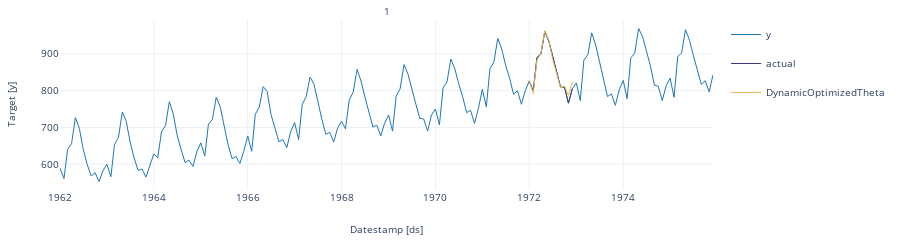
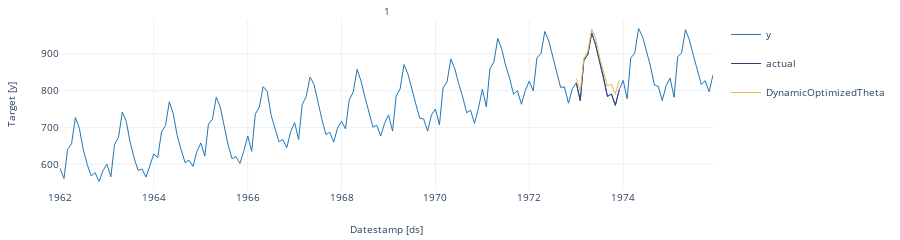
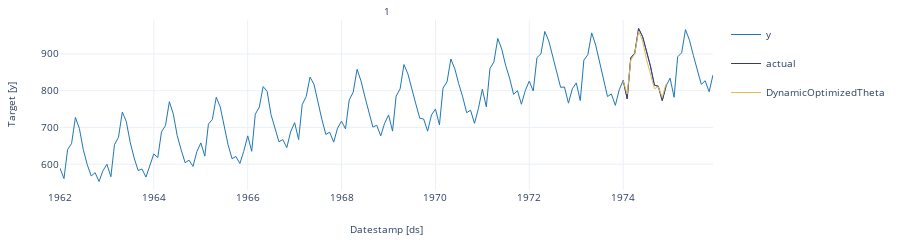

The code cell stored with these charts, in order, in its notebook:
### Markdown cell above
We’ll now plot the forecast for each cutoff period. To make the plots clearer, we’ll rename the actual values in each period.

### Code cell
crossvalidation_df.rename(columns = {'y' : 'actual'}, inplace = True) # rename actual values 

cutoff = crossvalidation_df['cutoff'].unique()

for k in range(len(cutoff)): 
    cv = crossvalidation_df[crossvalidation_df['cutoff'] == cutoff[k]]
    StatsForecast.plot(df, cv.loc[:, cv.columns != 'cutoff'])

### Figure 1 — Plotly figure (JSON) as saved in the notebook; plotly's stock layout.template omitted (floating-point values rounded to 4 significant figures; data arrays with more than 128 entries replaced by an {"elided": "..."} marker saying what was removed)
{"data": [{"legendgroup": "y", "line": {"color": "#1f77b4", "width": 1}, "mode": "lines", "name": "y", "showlegend": true, "type": "scatter", "x": {"elided": "168 str values"}, "xaxis": "x", "y": {"elided": "168 int values"}, "yaxis": "y"}, {"legendgroup": "actual", "line": {"color": "#393b79", "width": 1}, "mode": "lines", "name": "actual", "showlegend": true, "type": "scatter", "x": ["1972-01-01T00:00:00", "1972-02-01T00:00:00", "1972-03-01T00:00:00", "1972-04-01T00:00:00", "1972-05-01T00:00:00", "1972-06-01T00:00:00", "1972-07-01T00:00:00", "1972-08-01T00:00:00", "1972-09-01T00:00:00", "1972-10-01T00:00:00", "1972-11-01T00:00:00", "1972-12-01T00:00:00"], "xaxis": "x", "y": [826, 799, 890, 900, 961, 935, 894, 855, 809, 810, 766, 805], "yaxis": "y"}, {"legendgroup": "DynamicOptimizedTheta", "line": {"color": "#e7ba52", "width": 1}, "mode": "lines", "name": "DynamicOptimizedTheta", "showlegend": true, "type": "scatter", "x": ["1972-01-01T00:00:00", "1972-02-01T00:00:00", "1972-03-01T00:00:00", "1972-04-01T00:00:00", "1972-05-01T00:00:00", "1972-06-01T00:00:00", "1972-07-01T00:00:00", "1972-08-01T00:00:00", "1972-09-01T00:00:00", "1972-10-01T00:00:00", "1972-11-01T00:00:00", "1972-12-01T00:00:00"], "xaxis": "x", "y": [828.7, 792.4, 883.1, 901.5, 963.3, 937.4, 885.9, 844.7, 807.4, 812.6, 787.1, 824.1], "yaxis": "y"}], "layout": {"annotations": [{"font": {"size": 10}, "showarrow": false, "text": "1", "x": 0.5, "xanchor": "center", "xref": "paper", "y": 1, "yanchor": "bottom", "yref": "paper"}, {"font": {"size": 10}, "showarrow": false, "text": "Datestamp [ds]", "x": 0.5, "xanchor": "center", "xref": "paper", "y": 0, "yanchor": "top", "yref": "paper", "yshift": -30}, {"font": {"size": 10}, "showarrow": false, "text": "Target [y]", "textangle": -90, "x": 0, "xanchor": "right", "xref": "paper", "xshift": -40, "y": 0.5, "yanchor": "middle", "yref": "paper"}], "autosize": true, "font": {"size": 10}, "height": 150, "margin": {"b": 50, "l": 60, "r": 10, "t": 20}, "xaxis": {"anchor": "y", "domain": [0, 1], "showticklabels": true, "visible": true}, "yaxis": {"anchor": "x", "domain": [0, 1]}}}

### Figure 2 — Plotly figure (JSON) as saved in the notebook; plotly's stock layout.template omitted (floating-point values rounded to 4 significant figures; data arrays with more than 128 entries replaced by an {"elided": "..."} marker saying what was removed)
{"data": [{"legendgroup": "y", "line": {"color": "#1f77b4", "width": 1}, "mode": "lines", "name": "y", "showlegend": true, "type": "scatter", "x": {"elided": "168 str values"}, "xaxis": "x", "y": {"elided": "168 int values"}, "yaxis": "y"}, {"legendgroup": "actual", "line": {"color": "#393b79", "width": 1}, "mode": "lines", "name": "actual", "showlegend": true, "type": "scatter", "x": ["1973-01-01T00:00:00", "1973-02-01T00:00:00", "1973-03-01T00:00:00", "1973-04-01T00:00:00", "1973-05-01T00:00:00", "1973-06-01T00:00:00", "1973-07-01T00:00:00", "1973-08-01T00:00:00", "1973-09-01T00:00:00", "1973-10-01T00:00:00", "1973-11-01T00:00:00", "1973-12-01T00:00:00"], "xaxis": "x", "y": [821, 773, 883, 898, 957, 924, 881, 837, 784, 791, 760, 802], "yaxis": "y"}, {"legendgroup": "DynamicOptimizedTheta", "line": {"color": "#e7ba52", "width": 1}, "mode": "lines", "name": "DynamicOptimizedTheta", "showlegend": true, "type": "scatter", "x": ["1973-01-01T00:00:00", "1973-02-01T00:00:00", "1973-03-01T00:00:00", "1973-04-01T00:00:00", "1973-05-01T00:00:00", "1973-06-01T00:00:00", "1973-07-01T00:00:00", "1973-08-01T00:00:00", "1973-09-01T00:00:00", "1973-10-01T00:00:00", "1973-11-01T00:00:00", "1973-12-01T00:00:00"], "xaxis": "x", "y": [833.4, 797.9, 888.6, 906.1, 967.8, 941.9, 890.9, 850.1, 811.9, 817.4, 790.6, 827.5], "yaxis": "y"}], "layout": {"annotations": [{"font": {"size": 10}, "showarrow": false, "text": "1", "x": 0.5, "xanchor": "center", "xref": "paper", "y": 1, "yanchor": "bottom", "yref": "paper"}, {"font": {"size": 10}, "showarrow": false, "text": "Datestamp [ds]", "x": 0.5, "xanchor": "center", "xref": "paper", "y": 0, "yanchor": "top", "yref": "paper", "yshift": -30}, {"font": {"size": 10}, "showarrow": false, "text": "Target [y]", "textangle": -90, "x": 0, "xanchor": "right", "xref": "paper", "xshift": -40, "y": 0.5, "yanchor": "middle", "yref": "paper"}], "autosize": true, "font": {"size": 10}, "height": 150, "margin": {"b": 50, "l": 60, "r": 10, "t": 20}, "xaxis": {"anchor": "y", "domain": [0, 1], "showticklabels": true, "visible": true}, "yaxis": {"anchor": "x", "domain": [0, 1]}}}

### Figure 3 — Plotly figure (JSON) as saved in the notebook; plotly's stock layout.template omitted (floating-point values rounded to 4 significant figures; data arrays with more than 128 entries replaced by an {"elided": "..."} marker saying what was removed)
{"data": [{"legendgroup": "y", "line": {"color": "#1f77b4", "width": 1}, "mode": "lines", "name": "y", "showlegend": true, "type": "scatter", "x": {"elided": "168 str values"}, "xaxis": "x", "y": {"elided": "168 int values"}, "yaxis": "y"}, {"legendgroup": "actual", "line": {"color": "#393b79", "width": 1}, "mode": "lines", "name": "actual", "showlegend": true, "type": "scatter", "x": ["1974-01-01T00:00:00", "1974-02-01T00:00:00", "1974-03-01T00:00:00", "1974-04-01T00:00:00", "1974-05-01T00:00:00", "1974-06-01T00:00:00", "1974-07-01T00:00:00", "1974-08-01T00:00:00", "1974-09-01T00:00:00", "1974-10-01T00:00:00", "1974-11-01T00:00:00", "1974-12-01T00:00:00"], "xaxis": "x", "y": [828, 778, 889, 902, 969, 947, 908, 867, 815, 812, 773, 813], "yaxis": "y"}, {"legendgroup": "DynamicOptimizedTheta", "line": {"color": "#e7ba52", "width": 1}, "mode": "lines", "name": "DynamicOptimizedTheta", "showlegend": true, "type": "scatter", "x": ["1974-01-01T00:00:00", "1974-02-01T00:00:00", "1974-03-01T00:00:00", "1974-04-01T00:00:00", "1974-05-01T00:00:00", "1974-06-01T00:00:00", "1974-07-01T00:00:00", "1974-08-01T00:00:00", "1974-09-01T00:00:00", "1974-10-01T00:00:00", "1974-11-01T00:00:00", "1974-12-01T00:00:00"], "xaxis": "x", "y": [827.2, 790.6, 883.1, 900.4, 961.9, 935.2, 885.0, 844.3, 805.3, 810.3, 781.8, 818.9], "yaxis": "y"}], "layout": {"annotations": [{"font": {"size": 10}, "showarrow": false, "text": "1", "x": 0.5, "xanchor": "center", "xref": "paper", "y": 1, "yanchor": "bottom", "yref": "paper"}, {"font": {"size": 10}, "showarrow": false, "text": "Datestamp [ds]", "x": 0.5, "xanchor": "center", "xref": "paper", "y": 0, "yanchor": "top", "yref": "paper", "yshift": -30}, {"font": {"size": 10}, "showarrow": false, "text": "Target [y]", "textangle": -90, "x": 0, "xanchor": "right", "xref": "paper", "xshift": -40, "y": 0.5, "yanchor": "middle", "yref": "paper"}], "autosize": true, "font": {"size": 10}, "height": 150, "margin": {"b": 50, "l": 60, "r": 10, "t": 20}, "xaxis": {"anchor": "y", "domain": [0, 1], "showticklabels": true, "visible": true}, "yaxis": {"anchor": "x", "domain": [0, 1]}}}
